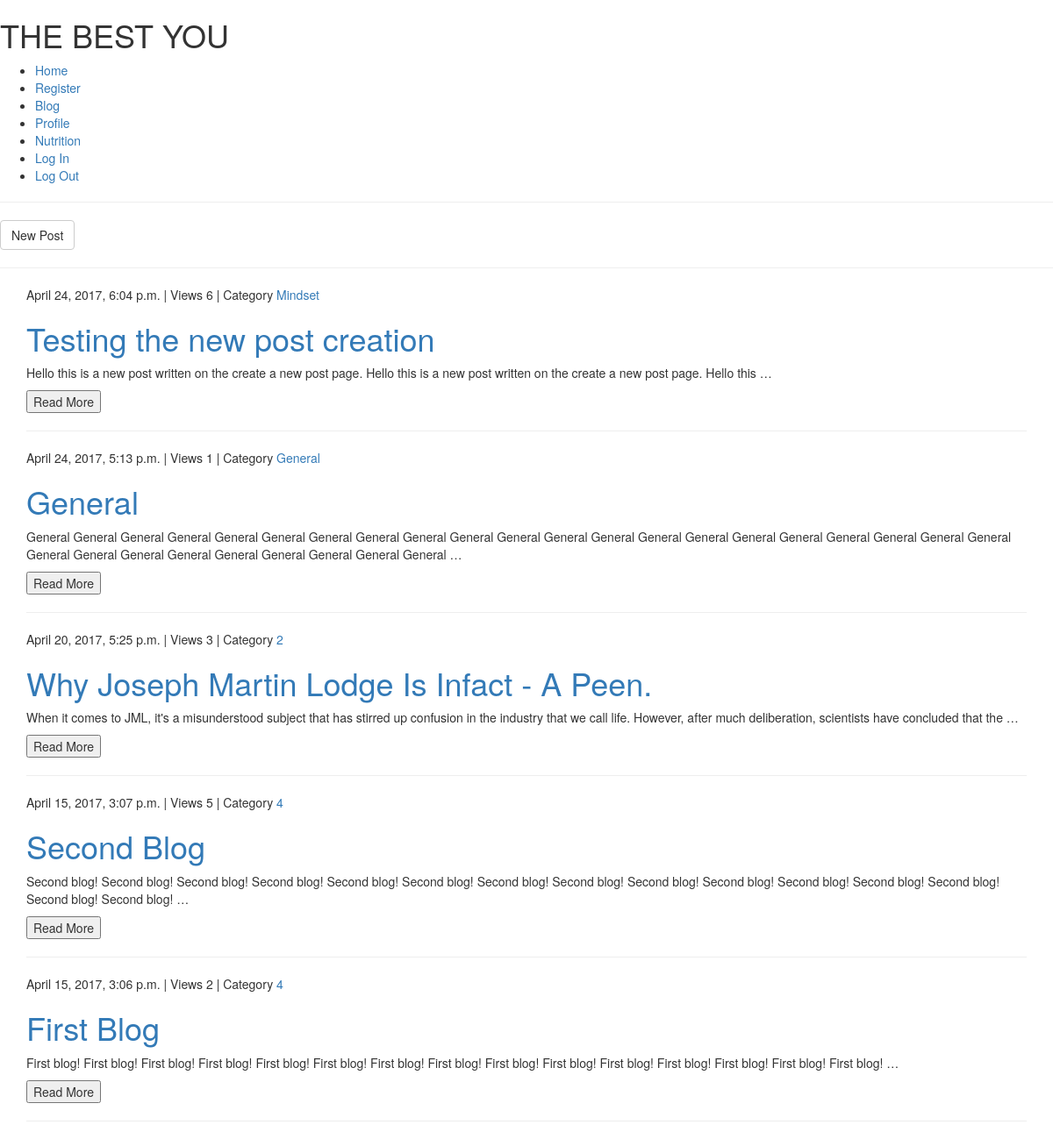
The page /blog/ on the database as committed earlier.
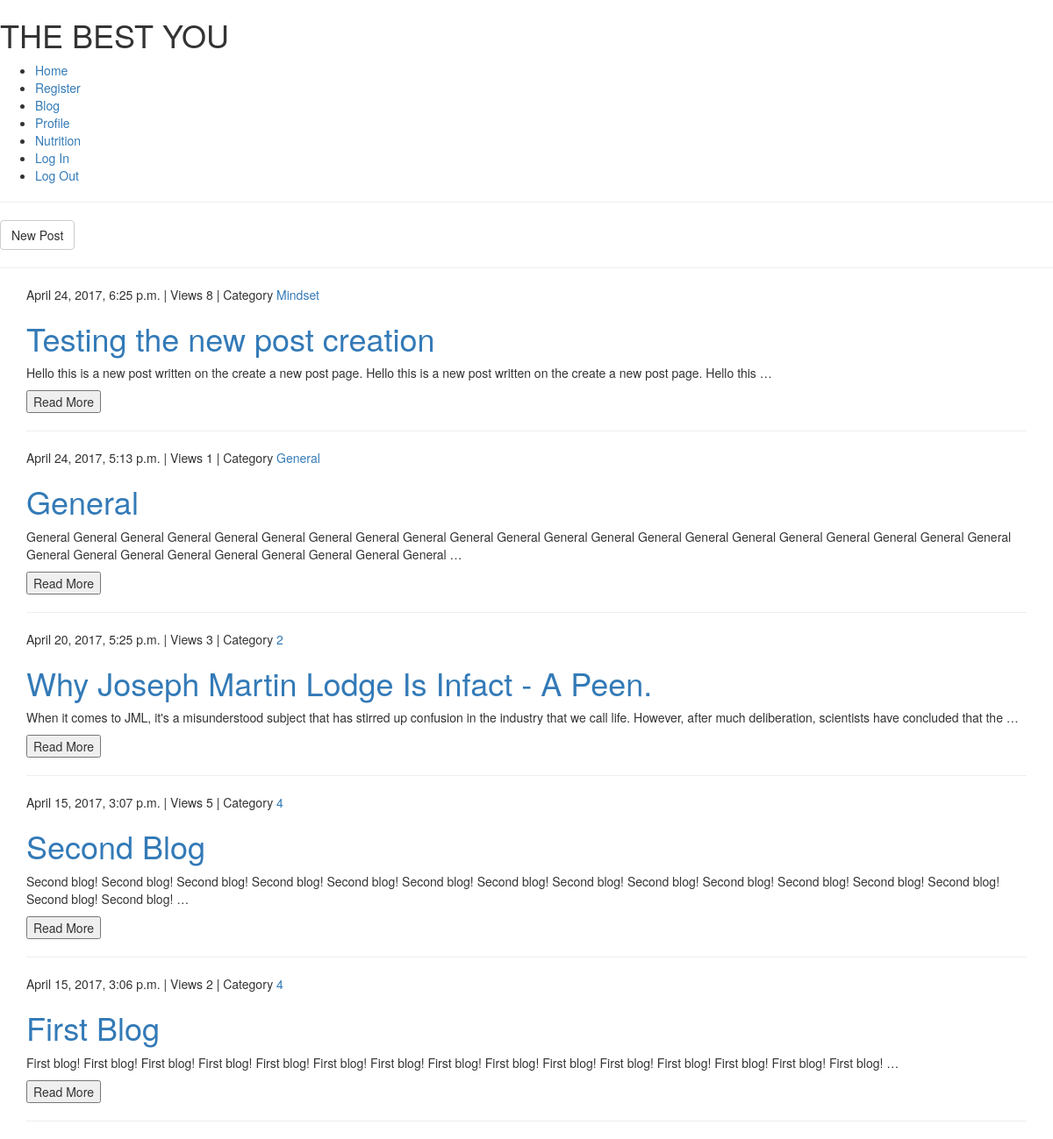
The same page on the database as committed later.
### blog/models.py (models this page shows, shortened)
class Post(models.Model):
    author = models.ForeignKey('auth.User')
    title = models.CharField(max_length=250)
    content = models.TextField()
    date_created = models.DateTimeField(auto_now_add=True)
    date_published = models.DateTimeField(blank=True, null=True)
    views = models.IntegerField(default=0)
    category = models.CharField(max_length=9, choices=categories, default='General')
    image = models.ImageField(upload_to='blog_images', blank=True)

### blog/views.py (the view)
# urls.py: url(r'^blog/$', blog_views.post_list, name='post_list'),
def post_list(request):
    posts = Post.objects.filter(date_published__lte=timezone.now()).order_by('-date_published')
    args = {'posts': posts}
    return render(request, 'blog/blogposts.html', args)

### templates/blog/blogposts.html
{% extends 'base.html' %}
{% block content %}
    <hr>
    <button class="btn btn-default" onclick="location.href='{% url 'new_post' %}'">New Post</button>
    <hr>
    {% for post in posts %}
        <div class="container">
            <div>{{ post.date_published }} | Views {{ post.views }} | Category <a href="#">{{ post.category }}</a> </div>
            <h1><a href="">{{ post.title }}</a></h1>
            <p>{{ post.content|truncatewords:30 }}</p>
            <p><button onclick="location.href={{ post.id }}">Read More</button></p>
            <hr>
        </div>
    {% endfor %}
{% endblock %}

### templates/base.html (shortened to what this page needs)
<!DOCTYPE html>
<html lang="en">
<head>
    <link rel="stylesheet" href="https://maxcdn.bootstrapcdn.com/bootstrap/3.3.7/css/bootstrap.min.css">
</head>
<body>
<h1>THE BEST YOU</h1>
<nav>
    <ul>
        <li><a href="/">Home</a></li>
        <li><a href="{% url 'register' %}">Register</a></li>
        <li><a href="{% url 'post_list' %}">Blog</a></li>
        <li><a href="{% url 'profile' %}">Profile</a></li>
        <li><a href="{% url 'search_name' %}">Nutrition</a></li>
        <li><a href="{% url 'login' %}">Log In</a></li>
        <li><a href="{% url 'logout' %}">Log Out</a></li>
    </ul>
</nav>
{% block content %}
{% endblock %}
</body>
</html>

Rows that differ between the two databases and show on the page:
changed Post "Testing the new post creation": date_published "April 24, 2017, 6:04 p.m." → "April 24, 2017, 6:25 p.m."; views "6" → "8"
